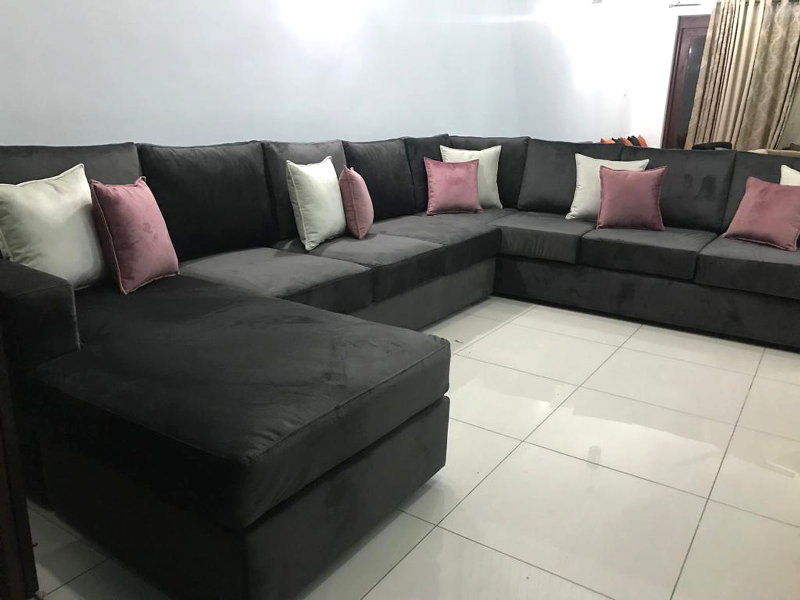
#> input picture marketing/reel-01/img/black-u.jpg, 1600 x 1200 px, given as the content of the folder ../reel-01/img/black-u.jpg, which was not available (shown at 1/2 size)
$ python dedupe.py ../reel-01/img/black-u.jpg ../reel-01/img/cream-u.jpg   (older library calls are emulated)
#> lines starting #> are read from the running program, lines starting #| are printed output that depends on the picture
"""Group near-identical photos (burst shots, WhatsApp copies) and keep the best one of each group.

Perceptual hash (dHash, 16x16) per photo; photos within HAMMING bits of each other in the same folder form a
group. The kept photo is the one with the most pixels, then the sharpest (variance of the Laplacian).
Writes <out>/unique.json: [{ "folder", "keep", "dupes": [...], "w", "h", "sharp" }]

usage: py -3.11 dedupe.py <root> <out_dir>
"""
import json
import os
import sys

import cv2
import numpy as np
from PIL import Image, ImageOps

HAMMING = 22  # of 256 bits
EXT = (".jpg", ".jpeg", ".png")


def dhash(img, size=16):
    g = img.convert("L").resize((size + 1, size), Image.LANCZOS)
    a = np.asarray(g, dtype=np.int16)
    return (a[:, 1:] > a[:, :-1]).flatten()


def sharpness(img):
    g = np.asarray(img.convert("L").resize((512, int(512 * img.height / img.width))))
    return float(cv2.Laplacian(g, cv2.CV_64F).var())


def main():
    root, out = sys.argv[1], sys.argv[2]
    os.makedirs(out, exist_ok=True)
    groups_out = []
    for folder, _dirs, files in os.walk(root):
        photos = sorted(f for f in files if f.lower().endswith(EXT))
        if not photos:
            continue
        items = []
        for f in photos:
            path = os.path.join(folder, f)
            try:
                img = ImageOps.exif_transpose(Image.open(path)).convert("RGB")
#> img is the input picture: PIL image 1600x1200 RGB; mean R, G, B 125, 124.1, 119.5
                img.thumbnail((800, 800))
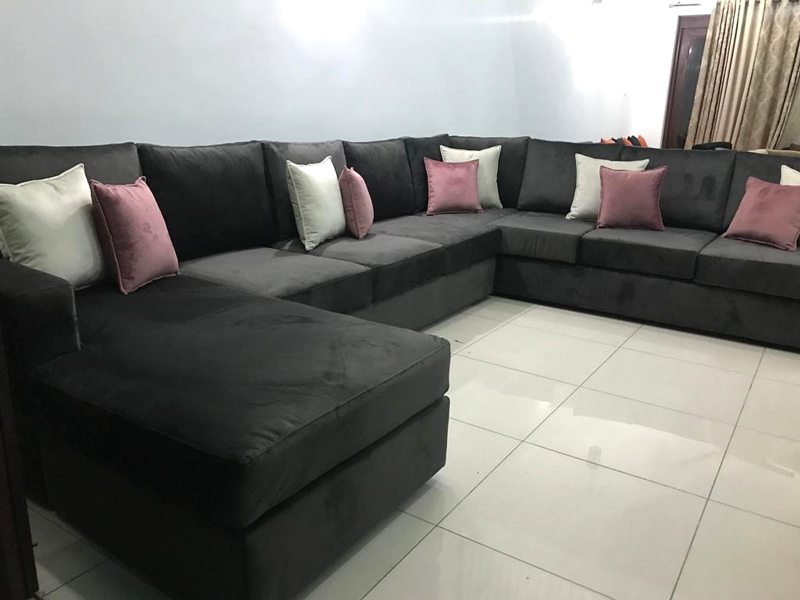
#> img: PIL image 800x600 RGB; mean R, G, B 125, 124.1, 119.5
                full = Image.open(path)
                w, h = full.size
#> w = 1600; h = 1200
                items.append({"path": path, "hash": dhash(img), "w": w, "h": h, "sharp": sharpness(img)})
#> in dhash, `g = img.convert("L").resize((size + 1, size), Image.LANCZOS)`:
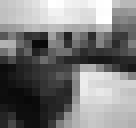
#> g: PIL image 17x16 L (shown 8 times larger); min 8, max 255, mean 123.8
#> in sharpness, `g = np.asarray(img.convert("L").resize((512, int(512 * img.height / im..`:
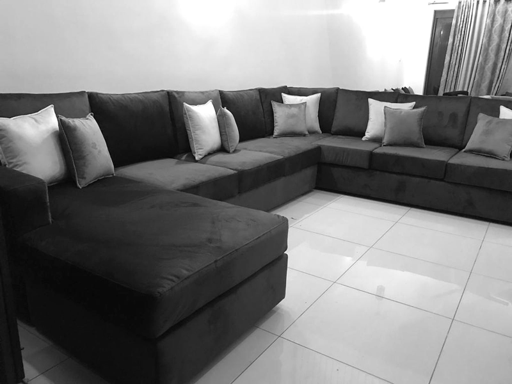
#> g: shape (384, 512); min 5, max 255, mean 123.8
            except Exception as error:  # unreadable file: skip it, report it
                print("skip", path, error, flush=True)
        used = [False] * len(items)
#> used = [False]
        for i, it in enumerate(items):
            if used[i]:
                continue
            members = [i]
            used[i] = True
            for j in range(i + 1, len(items)):
                if not used[j] and int(np.count_nonzero(it["hash"] != items[j]["hash"])) <= HAMMING:
                    members.append(j)
                    used[j] = True
            best = max(members, key=lambda k: (items[k]["w"] * items[k]["h"], items[k]["sharp"]))
            groups_out.append({
                "folder": os.path.relpath(folder, root),
                "keep": items[best]["path"],
                "dupes": [items[k]["path"] for k in members if k != best],
                "w": items[best]["w"], "h": items[best]["h"], "sharp": round(items[best]["sharp"], 1),
            })
#> this loop made 1 pass
#> best on pass 1: 0
#> after the loop, groups_out = 1 item; used = [True]
        print(f"{os.path.relpath(folder, root)}: {len(items)} photos -> "
              f"{sum(1 for g in groups_out if g['folder'] == os.path.relpath(folder, root))} unique", flush=True)
#| ../../../../_only: 1 photos -> 1 unique
    with open(os.path.join(out, "unique.json"), "w", encoding="utf-8") as fh:
        json.dump(groups_out, fh, indent=1)
    print("total unique:", len(groups_out))
#| total unique: 1


if __name__ == "__main__":
    main()

$ run again, on marketing/reel-01/img/cream-u.jpg
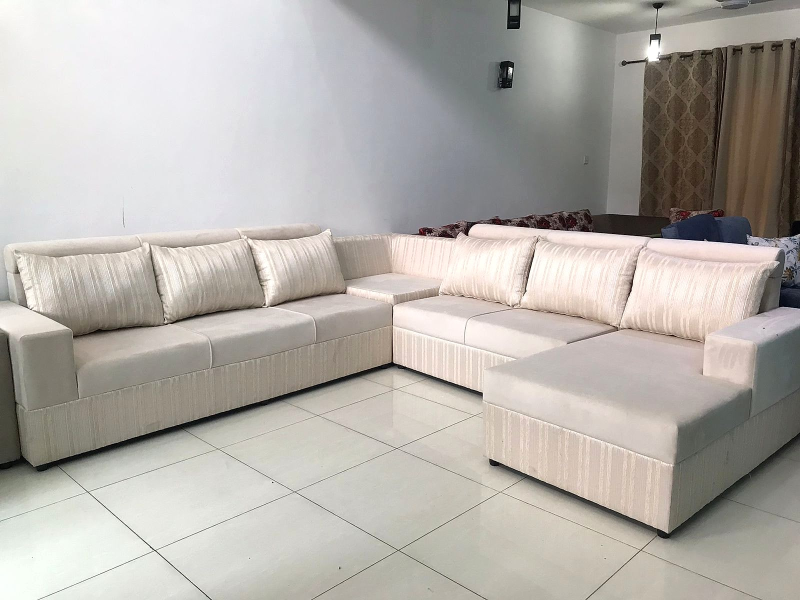
#> input picture marketing/reel-01/img/cream-u.jpg, 1600 x 1200 px, given as the content of the folder ../reel-01/img/cream-u.jpg, which was not available (shown at 1/2 size)
#> in main, img is the input picture: PIL image 1600x1200 RGB; mean R, G, B 179.6, 175.2, 169.6
#> in main, `img.thumbnail((800, 800))`:
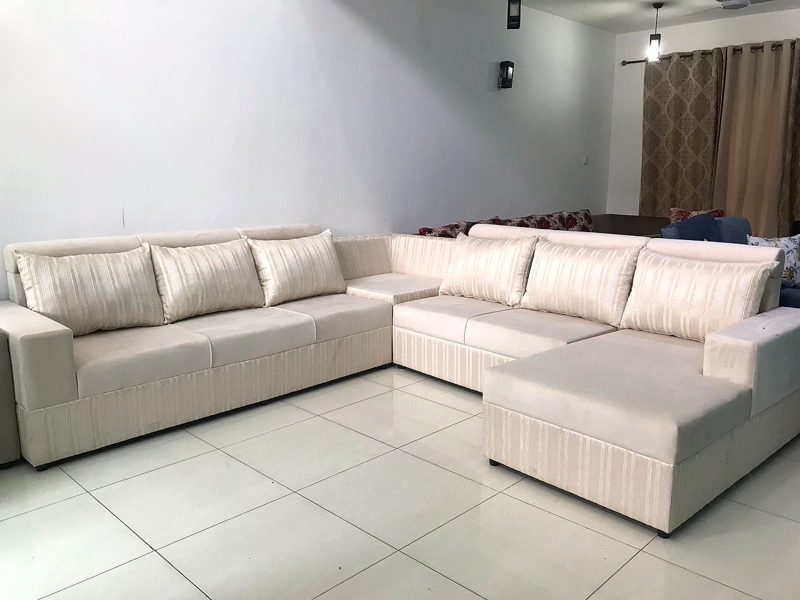
#> img: PIL image 800x600 RGB; mean R, G, B 179.6, 175.2, 169.6
#> in sharpness, `g = np.asarray(img.convert("L").resize((512, int(512 * img.height / im..`:
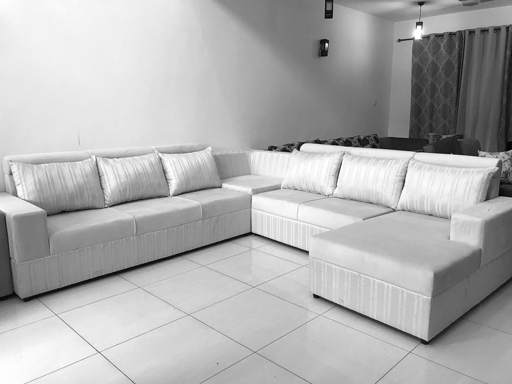
#> g: shape (384, 512); min 0, max 255, mean 175.9
#> in main, `used = [False] * len(items)`: used = [False]
#> the loop in main, `for i, it in enumerate(items):` made 1 pass
#> best on pass 1: 0
#> after the loop in main, `for i, it in enumerate(items):`: groups_out = 1 item; used = [True]
#| ../../../../_only: 1 photos -> 1 unique
#| total unique: 1

$ run again, on marketing/reel-01/img/striped-u.jpg
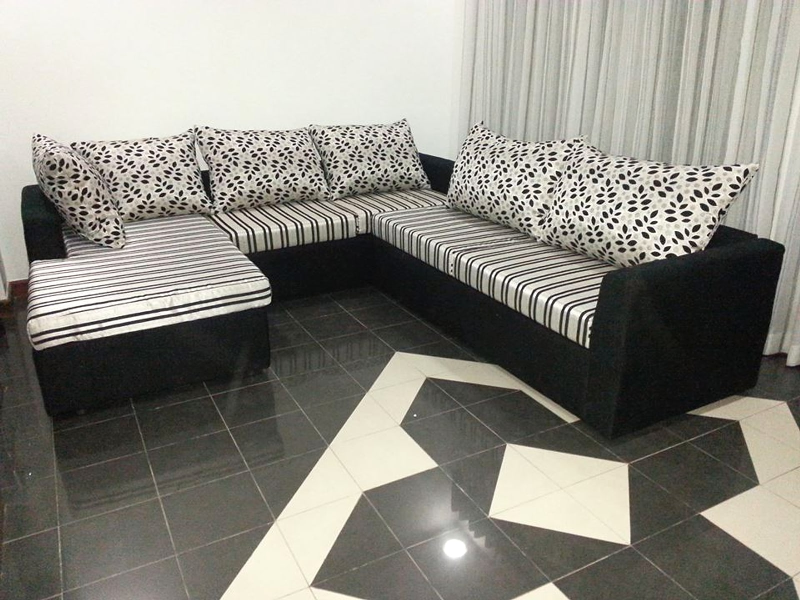
#> input picture marketing/reel-01/img/striped-u.jpg, 1600 x 1200 px, given as the content of the folder ../reel-01/img/striped-u.jpg, which was not available (shown at 1/2 size)
#> in main, img is the input picture: PIL image 1600x1200 RGB; mean R, G, B 138.4, 136.5, 128.4
#> in main, `img.thumbnail((800, 800))`:
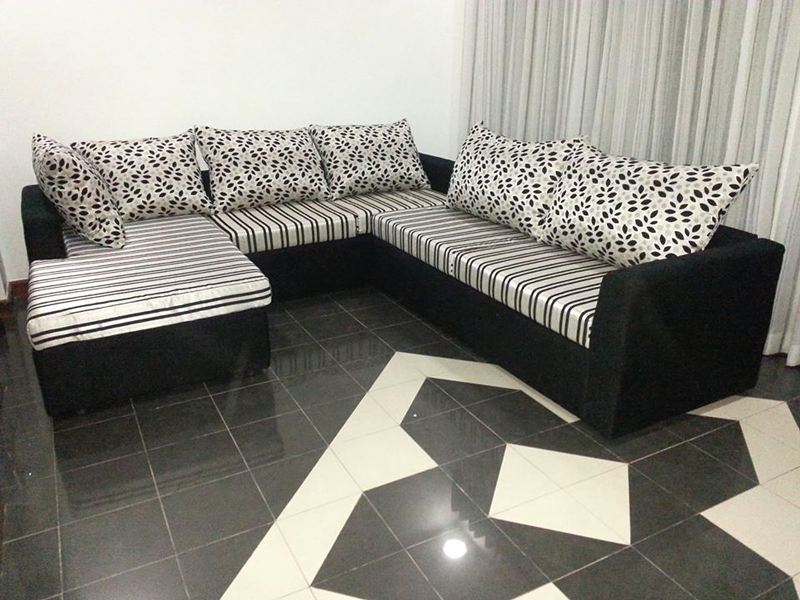
#> img: PIL image 800x600 RGB; mean R, G, B 138.4, 136.5, 128.4
#> in sharpness, `g = np.asarray(img.convert("L").resize((512, int(512 * img.height / im..`:
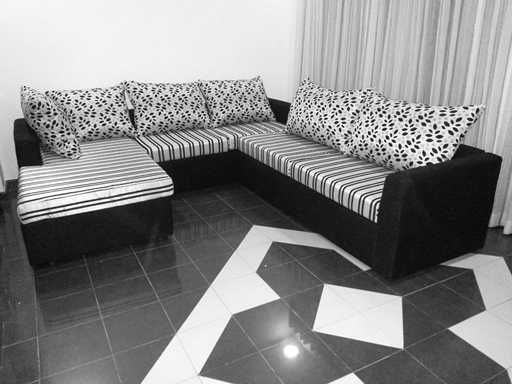
#> g: shape (384, 512); min 0, max 255, mean 136.1
#> in main, `used = [False] * len(items)`: used = [False]
#> the loop in main, `for i, it in enumerate(items):` made 1 pass
#> best on pass 1: 0
#> after the loop in main, `for i, it in enumerate(items):`: groups_out = 1 item; used = [True]
#| ../../../../_only: 1 photos -> 1 unique
#| total unique: 1
